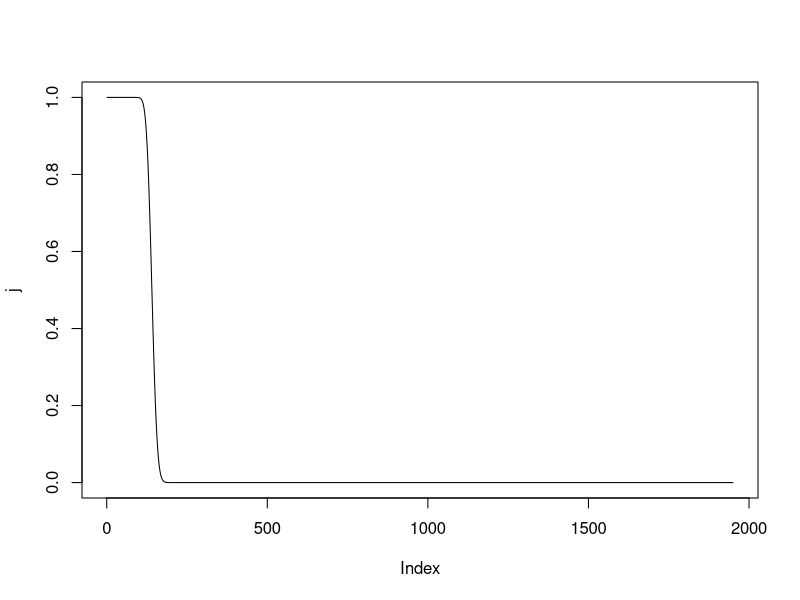

The R source for this figure:
c <- 2000
t <- 1950
h <- 10000
N <- 1000
lambda <- 0.00001

j <- numeric(1950)

p <- exp(-lambda*h)

for (i in 1:1950) {
  
  x <- t - i
  
  p1 <- pbinom(x, prob=p, size=c, lower.tail=TRUE)
  
  j[i] <- p1
}

plot(j, type="l")
